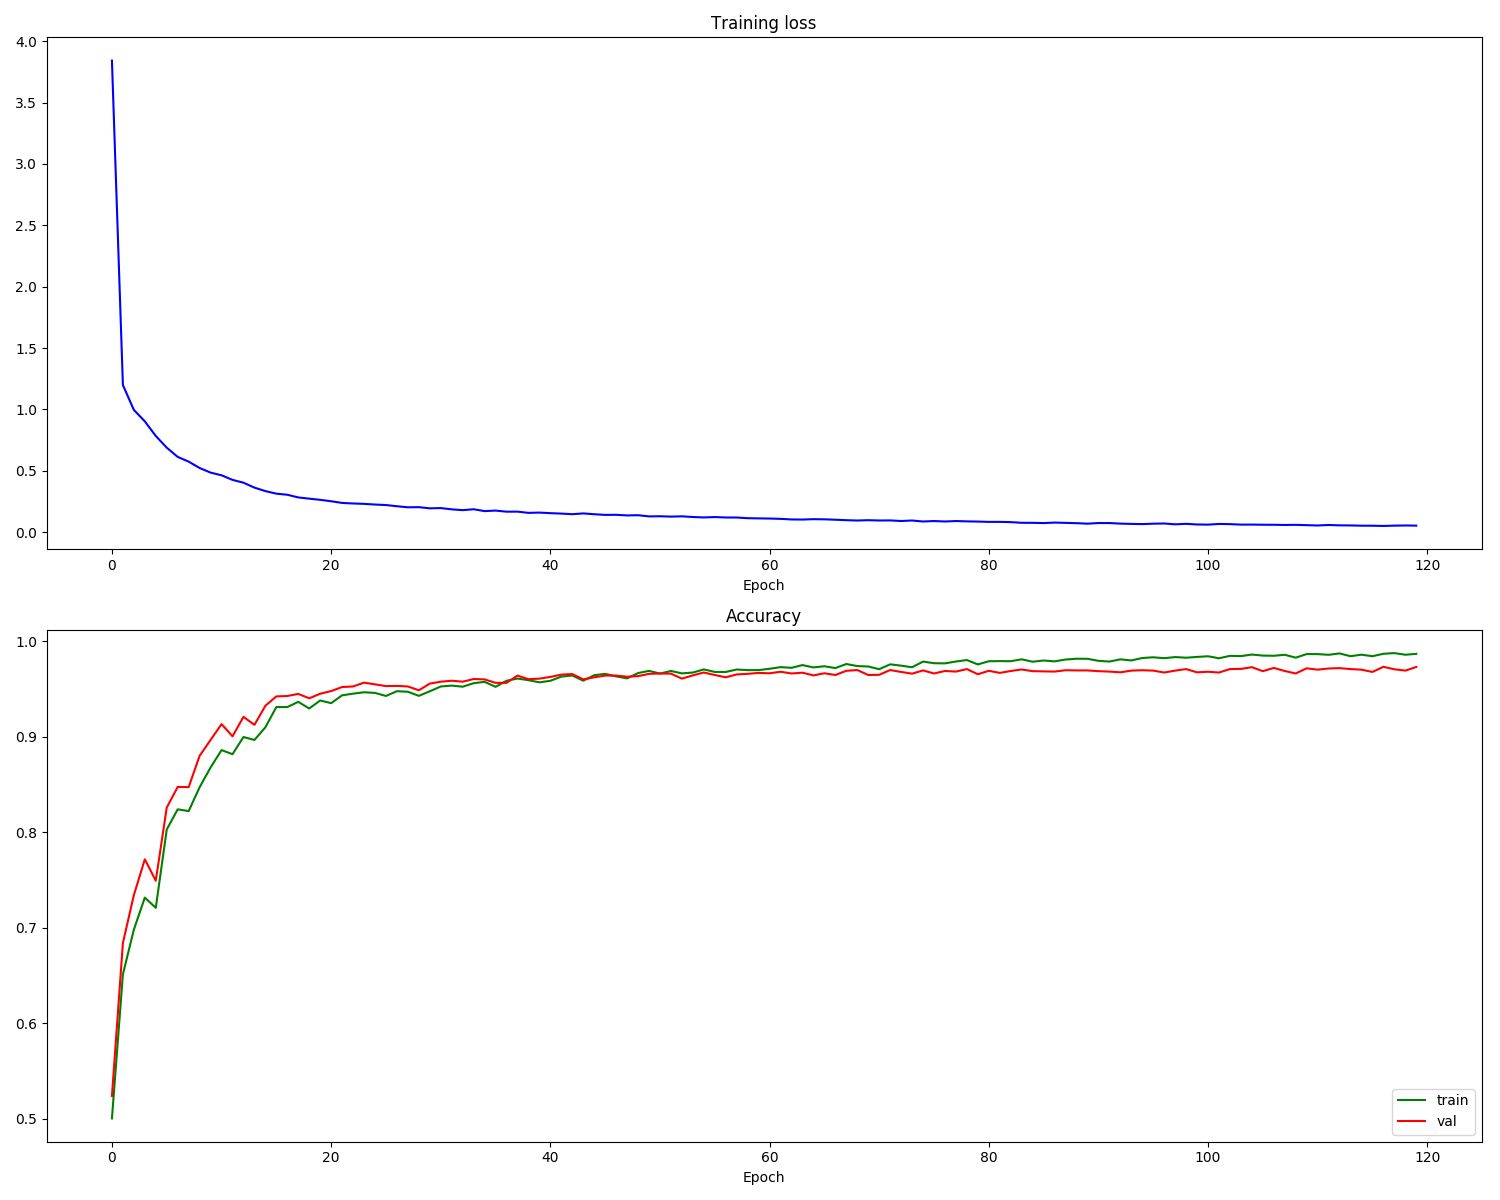

Python code for this plot:
from keras.datasets import mnist
import numpy as np
import matplotlib.pyplot as plt
import tensorflow as tf
import matplotlib.gridspec as gridspec
(X_train, y_train), (X_test, y_test) = mnist.load_data()

X_train = X_train.reshape(
    X_train.shape[0], X_train.shape[1] * X_train.shape[2])
# print(X_train.shape)
X_test = X_test.reshape(X_test.shape[0], X_test.shape[1] * X_test.shape[2])

y_train = (np.arange(10) == y_train[:, None]).astype(int)
y_test = (np.arange(10) == y_test[:, None]).astype(int)
# print(y_train.shape)

X_test, X_val = X_test[:5000], X_test[5000:]
y_test, y_val = y_test[:5000], y_test[5000:]

X_train = X_train / 255
X_val = X_val / 255
X_test = X_test / 255


# Visualize some examples from the dataset.
# We show a few examples of training images from each class.
classes = list(range(10))
num_classes = len(classes)
samples_per_class = 7
for y, cls in enumerate(classes):
    idxs = np.flatnonzero(y == np.argmax(y_train, axis=1))  # 1代表行
    idxs = np.random.choice(idxs, samples_per_class,
                            replace=False)  # 随机抽7张该类图片
    for i, idx in enumerate(idxs):
        plt_idx = i * num_classes + y + 1  # 将同一类图片显示在同一列
        plt.subplot(samples_per_class, num_classes, plt_idx)
        image = X_train[idx].reshape((28, 28))
        plt.imshow(image, cmap='gray_r')
#         print(image)
        plt.axis('off')
        if i == 0:
            plt.title(cls)
plt.show()

# Create the model
x = tf.placeholder(tf.float32, [None, 784])
# W_1 = tf.Variable(tf.zeros([784, 128]))
#第一层
W_1 = tf.get_variable(
    'W_1', [784, 100], initializer=tf.random_normal_initializer())
# b_1 = tf.Variable(tf.zeros([128]))
b_1 = tf.get_variable('b_1', [100], initializer=tf.random_normal_initializer())
a_1 = tf.matmul(x, W_1) + b_1
z_1 = tf.nn.relu(a_1)

#第二层
# W_2 = tf.Variable(tf.zeros([128, 10]))
W_2 = tf.get_variable(
    'W_2', [100, 100], initializer=tf.random_normal_initializer())
# b_2 = tf.Variable(tf.zeros([10]))
b_2 = tf.get_variable('b_2', [100], initializer=tf.random_normal_initializer())
a_2 = tf.matmul(z_1, W_2) + b_2
z_2 = tf.nn.relu(a_2)

#第三层
# W_3 = tf.Variable(tf.zeros([64, 10]))
W_3 = tf.get_variable(
    'W_3', [100, 10], initializer=tf.random_normal_initializer())
# b_3 = tf.Variable(tf.zeros([10]))
b_3 = tf.get_variable('b_3', [10], initializer=tf.random_normal_initializer())
a_3 = tf.matmul(z_2, W_3) + b_3
# z_3 = tf.nn.softmax(a_3)

# Define loss and optimizer
y = tf.placeholder(tf.float32, [None, 10])
loss = tf.reduce_mean(
    tf.nn.softmax_cross_entropy_with_logits(logits=a_3, labels=y))
train_step = tf.train.MomentumOptimizer(learning_rate=0.01, momentum = 0.9).minimize(
    loss)  
# Epoch 0 training loss: 3.841715499877932, test acc: 0.473
# Epoch 1 training loss: 1.1988469781398783, test acc: 0.617
# Epoch 2 training loss: 0.99642835782369, test acc: 0.67
# Epoch 3 training loss: 0.90316093249321, test acc: 0.698
# Epoch 4 training loss: 0.7841771941979735, test acc: 0.71
# Epoch 5 training loss: 0.6888167626102787, test acc: 0.7772
# Epoch 6 training loss: 0.613660706893603, test acc: 0.7976
# Epoch 7 training loss: 0.5751988669554401, test acc: 0.8016
# Epoch 8 training loss: 0.5231113027334204, test acc: 0.819
# Epoch 9 training loss: 0.4857157028635335, test acc: 0.841
# Epoch 10 training loss: 0.46386670486529696, test acc: 0.8584
# Epoch 11 training loss: 0.4265346787055332, test acc: 0.8536
# Epoch 12 training loss: 0.4034957121094067, test acc: 0.873
# Epoch 13 training loss: 0.3634518313070137, test acc: 0.8696
# Epoch 14 training loss: 0.3350835349887618, test acc: 0.882
# Epoch 15 training loss: 0.3141609061151746, test acc: 0.9036


# Epoch 119 training loss: 0.05380939870344011, test acc: 0.9338


# (num_training,1),预测正确为1，反之为0
correct_prediction = tf.equal(tf.argmax(a_3, 1), tf.argmax(y, 1))
# tf.int32 注意tf.int32会导致，acc算出来一直为0，reduce_mean可能要求输入为浮点数
accuracy_op = tf.reduce_mean(tf.cast(correct_prediction, tf.float32))
init_op = tf.global_variables_initializer()

batch_size = 32
num_epoch = 120
with tf.Session() as sess:
    sess.run(init_op)
    num_train = X_train.shape[0]
    num_batch = int(num_train/batch_size)
    loss_history = []
    val_acc_history = []
    train_acc_history = []
    for epoch in range(num_epoch):
        avg_cost = 0
        for batch_idx in range(num_batch):
            batch_mask = np.random.choice(num_train, batch_size)
            X_batch = X_train[batch_mask]
            y_batch = y_train[batch_mask]
            _, c = sess.run([train_step, loss], feed_dict={
                            x: X_batch, y: y_batch})
            avg_cost += c / num_batch

        loss_history.append(avg_cost)
        acc = sess.run(accuracy_op, feed_dict={x: X_train, y: y_train})
        train_acc_history.append(acc)
        acc = sess.run(accuracy_op, feed_dict={x: X_val, y: y_val})
        val_acc_history.append(acc)
        #evaluate
        acc = sess.run(accuracy_op, feed_dict={x: X_test, y: y_test})
        print("Epoch %s training loss: %s, test acc: %s" %
              (epoch, avg_cost, acc))

    print('Test some samples')
    fig = plt.figure(figsize=(8, 8))
    gs = gridspec.GridSpec(7, 10)
    gs.update(wspace=0.035, hspace=0.1)  # set the spacing between axes.
    for y_, cls in enumerate(classes):
        idxs = np.flatnonzero(y_ == np.argmax(y_test, axis=1))  # 1代表行
        idxs = np.random.choice(idxs, samples_per_class,
                                replace=False)  # 随机抽7张该类图片
        for i, idx in enumerate(idxs):
            plt_idx = i * num_classes + y_
            ax = plt.subplot(gs[plt_idx])
            ax.axis('off')
            plt.imshow(X_test[idx].reshape((28, 28)))
            # 返回的是numpy.ndarray
            pred = sess.run(a_3, feed_dict={x: np.array([X_test[idx]])})
            pred = np.argmax(pred, axis=1)[0]
            plt.title('pred:' + str(pred))
    plt.show()

print('plot...')
# Run this cell to visualize training loss and train / val accuracy
plt.figure(figsize=(9, 9))
plt.subplot(2, 1, 1)
# plt.plot(list(range(num_epoch)),loss_history,'b')#bo为点图，b为线图
plt.title('Training loss')
plt.plot(loss_history, 'b')
plt.xlabel('Epoch')

plt.subplot(2, 1, 2)
plt.title('Accuracy')
plt.plot(train_acc_history, 'g', label='train')
plt.plot(val_acc_history, 'r', label='val')
#     plt.plot([0.5] * len(val_acc_history), 'k--')
plt.xlabel('Epoch')
plt.legend(loc='lower right')
plt.gcf().set_size_inches(15, 12)
plt.show()
